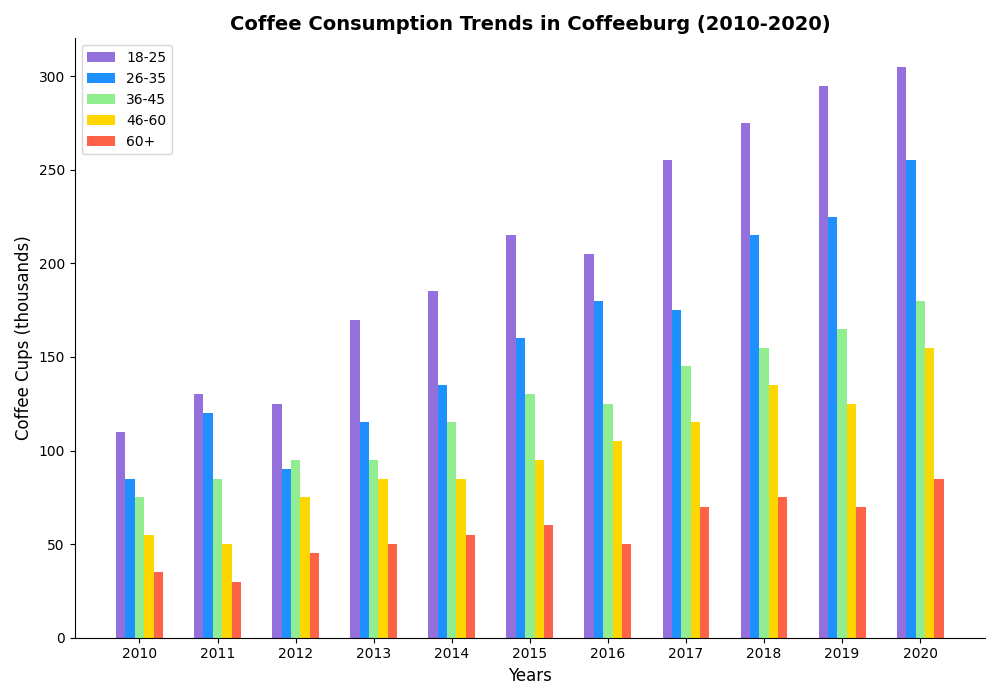

The script that drew this image:
import matplotlib.pyplot as plt
import numpy as np

years = np.arange(2010, 2021)
age_groups = ['18-25', '26-35', '36-45', '46-60', '60+']
consumption = np.array([
    [110, 130, 125, 170, 185, 215, 205, 255, 275, 295, 305],
    [85, 120, 90, 115, 135, 160, 180, 175, 215, 225, 255],
    [75, 85, 95, 95, 115, 130, 125, 145, 155, 165, 180],
    [55, 50, 75, 85, 85, 95, 105, 115, 135, 125, 155],
    [35, 30, 45, 50, 55, 60, 50, 70, 75, 70, 85]
])

colors = ['#9370DB', '#1E90FF', '#90EE90', '#FFD700', '#FF6347']  # Rearranged colors

fig, ax = plt.subplots(figsize=(10, 7))  # Changed figsize

bar_width = 0.12  # Adjusted bar_width
indices = np.arange(len(years))

for i, age_group in enumerate(age_groups):
    ax.bar(
        indices + i * bar_width,
        consumption[i],
        width=bar_width,
        color=colors[i],
        label=age_group
    )

ax.set_title('Coffee Consumption Trends in Coffeeburg (2010-2020)', fontsize=14, weight='bold')
ax.set_xlabel('Years', fontsize=12)
ax.set_ylabel('Coffee Cups (thousands)', fontsize=12)
ax.set_xticks(indices + bar_width * (len(age_groups) - 1) / 2)
ax.set_xticklabels(years)

ax.legend(loc='best', fontsize=10)  # Changed legend position
ax.grid(False)  # Removed grid
ax.spines['top'].set_visible(False)  # Modified border visibility
ax.spines['right'].set_visible(False)

plt.tight_layout()
plt.show()
